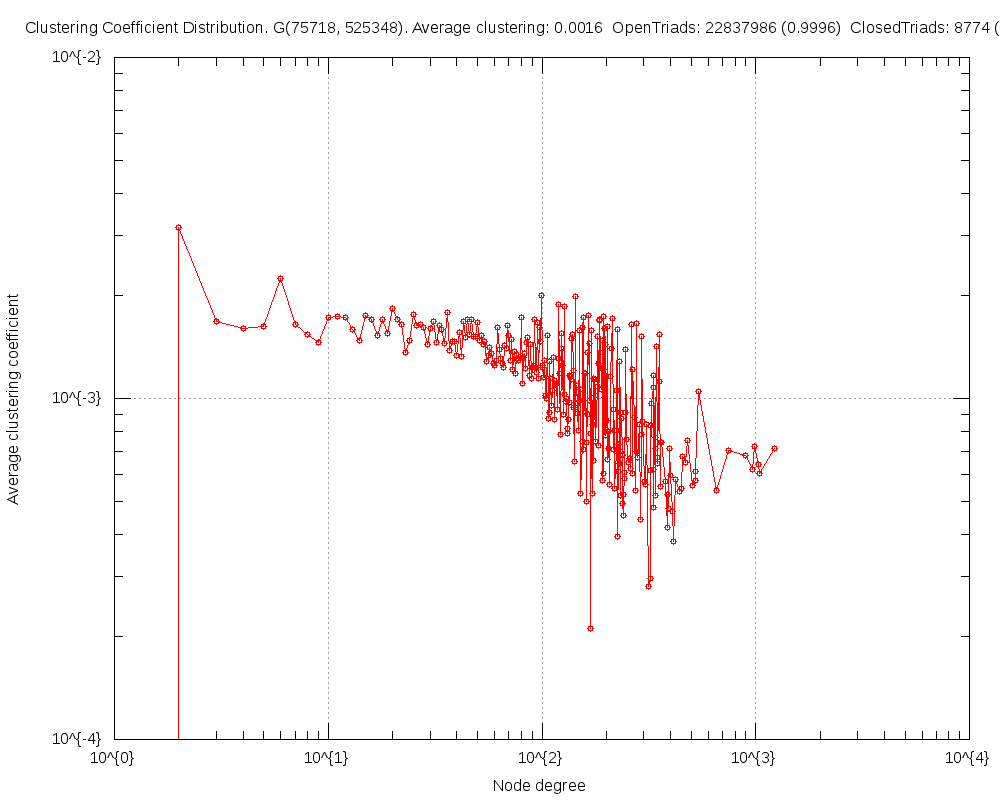

Source code (gnuplot):
#
# Clustering Coefficient Distribution. G(75718, 525348). Average clustering: 0.0016  OpenTriads: 22837986 (0.9996)  ClosedTriads: 8774 (0.0004) (Wed Apr 30 17:12:35 2014)
#

set title "Clustering Coefficient Distribution. G(75718, 525348). Average clustering: 0.0016  OpenTriads: 22837986 (0.9996)  ClosedTriads: 8774 (0.0004)"
set key bottom right
set logscale xy 10
set format x "10^{%L}"
set mxtics 10
set format y "10^{%L}"
set mytics 10
set grid
set xlabel "Node degree"
set ylabel "Average clustering coefficient"
set tics scale 2
set terminal png size 1000,800
set output 'ccf.FRDG_25.png'
plot 	"ccf.FRDG_25.tab" using 1:2 title "" with linespoints pt 6
